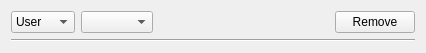
<?xml version="1.0" encoding="UTF-8"?>
<ui version="4.0">
 <class>IdentityWidget</class>
 <widget class="QWidget" name="IdentityWidget">
  <property name="geometry">
   <rect>
    <x>0</x>
    <y>0</y>
    <width>426</width>
    <height>42</height>
   </rect>
  </property>
  <property name="windowTitle">
   <string/>
  </property>
  <layout class="QVBoxLayout" name="verticalLayout">
   <item>
    <layout class="QHBoxLayout" name="horizontalLayout">
     <item>
      <widget class="KComboBox" name="identityTypeBox">
       <item>
        <property name="text">
         <string>User</string>
        </property>
       </item>
       <item>
        <property name="text">
         <string>Group</string>
        </property>
       </item>
      </widget>
     </item>
     <item>
      <widget class="KComboBox" name="identityNameBox"/>
     </item>
     <item>
      <spacer name="horizontalSpacer">
       <property name="orientation">
        <enum>Qt::Horizontal</enum>
       </property>
       <property name="sizeHint" stdset="0">
        <size>
         <width>192</width>
         <height>20</height>
        </size>
       </property>
      </spacer>
     </item>
     <item>
      <widget class="KPushButton" name="removeButton">
       <property name="text">
        <string>Remove</string>
       </property>
      </widget>
     </item>
    </layout>
   </item>
   <item>
    <widget class="Line" name="line">
     <property name="orientation">
      <enum>Qt::Horizontal</enum>
     </property>
    </widget>
   </item>
  </layout>
 </widget>
 <customwidgets>
  <customwidget>
   <class>KPushButton</class>
   <extends>QPushButton</extends>
   <header>kpushbutton.h</header>
  </customwidget>
  <customwidget>
   <class>KComboBox</class>
   <extends>QComboBox</extends>
   <header>kcombobox.h</header>
  </customwidget>
 </customwidgets>
 <resources/>
 <connections/>
</ui>
